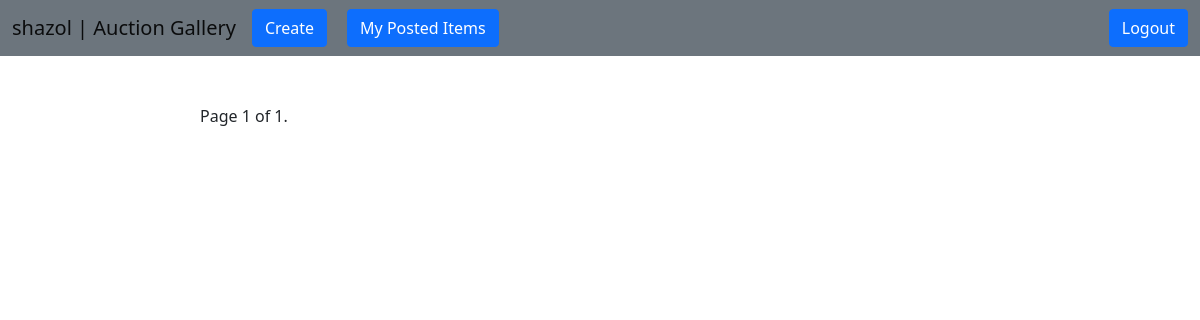
The app's page /dashboard/shazol1 (signed in), older data.
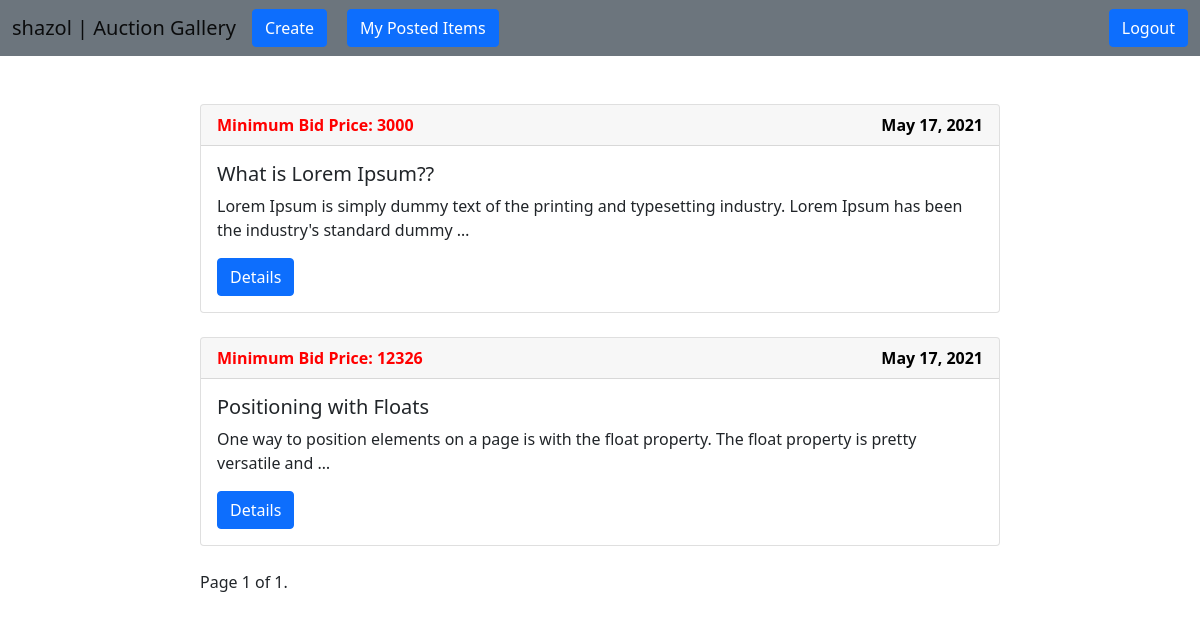
The same page, newer data.
### auction/models.py (models this page shows, shortened)
class Product(models.Model):
    user = models.ForeignKey(NewUser, on_delete=models.CASCADE)
    name = models.CharField(max_length=255)
    description = models.TextField()
    image = models.ImageField(upload_to=image_path, default='product/placeholder.png')
    min_price = models.CharField(max_length=255)
    end_date = models.DateTimeField(auto_now_add=False)

### users/views.py (the view)
# urls.py: path('dashboard/<str:user>', views.Dashboard, name='dashboard'),
@login_required(login_url='login')
def Dashboard(request, user):
    name = NewUser.objects.get(user_name=user)
    product = Product.objects.all()
    paginator = Paginator(product, 4)
    page_number = request.GET.get('page')
    page_obj = paginator.get_page(page_number)
    context = {
        'name': name,
        'products': product,
        'page_obj': page_obj,
        'today': datetime.now()
    }
    return render(request, 'dashboard.html', context)

### users/models.py (called while the page is built)
    def __str__(self):
        return self.user_name

### templates/dashboard.html (shortened to what this page needs)
{% extends 'base.html' %}
{% load static %}
{% block content %}
    <br><br>
    <div class="col-md-8" style="margin: auto">
        {% for product in products %}
            <div class="card">
                <div class="card-header" style="color: red; font-weight: bolder">
                    Minimum Bid Price: {{ product.min_price }}
                    <span style="float: right; color: black">
                    {{ product.end_date | date }}
                </span>
                </div>
                <div class="card-body">
                    <h5 class="card-title">{{ product.name }}</h5>
                    <p class="card-text">{{ product.description | truncatewords:20 }}</p>
                    {% now "Y-m-d" as todays_date %}
                    <a href="{% url 'bid' product.id %}" class="btn btn-primary"
                       tabindex="-1" role="button" aria-disabled="true">
                        Details
                    </a>
                </div>
            </div>
            <br>
        {% endfor %}
        <div class="pagination">
            <span class="step-links">
                <span class="current">
                    Page {{ page_obj.number }} of {{ page_obj.paginator.num_pages }}.
                </span>
            </span>
        </div>
    </div>
{% endblock %}

Row changes from the older to the newer data that the page shows:
added Product: min_price "3000", end_date "May 17, 2021", name "What is Lorem Ipsum??", description "Lorem Ipsum is simply dummy text of the printing and typesetting industry. Lorem Ipsum has been the industry's standard dummy …"
added Product: min_price "12326", end_date "May 17, 2021", name "Positioning with Floats", description "One way to position elements on a page is with the float property. The float property is pretty versatile and …"
